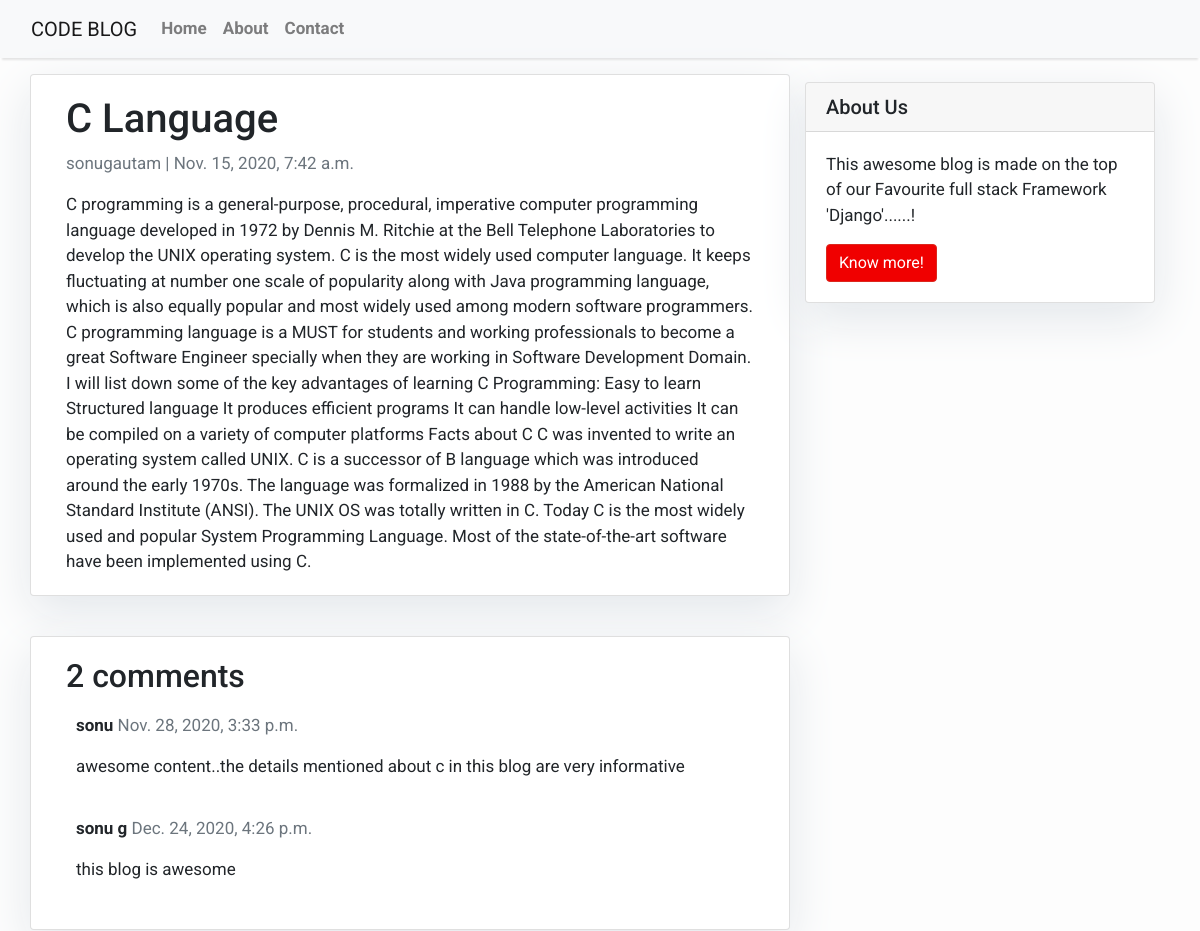
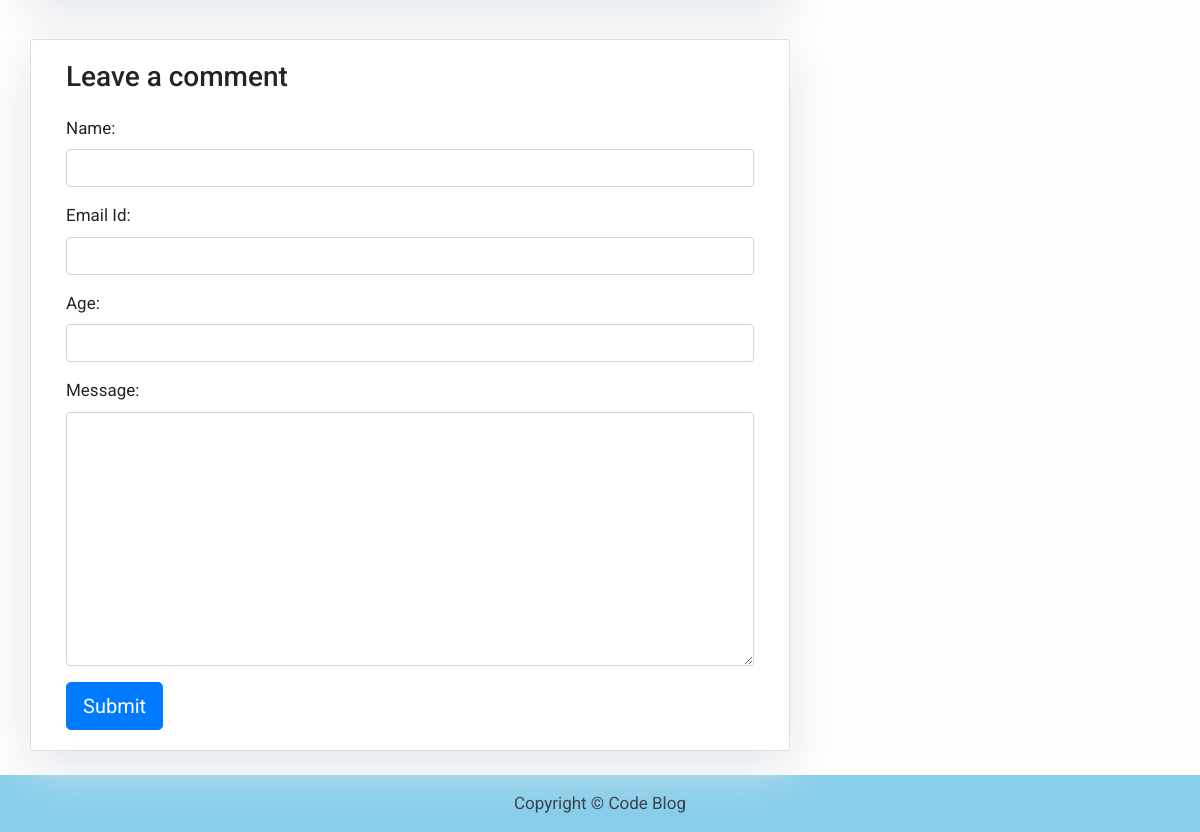
The app's page /c-language/ with its own data (2 pictures, top to bottom).
### blog/models.py (models this page shows, shortened)
class Post(models.Model):
    title=models.CharField(max_length=400,unique=True)
    slug=models.SlugField(max_length=300,unique=True)
    author = models.ForeignKey(User, on_delete= models.CASCADE,related_name='blog_posts')
    content=models.TextField()
    created_on=models.DateTimeField(auto_now_add=True)
    updated_on=models.DateTimeField(auto_now=True)
    status = models.IntegerField(choices=STATUS, default=0)
    class Meta:
        ordering=['-created_on']

class Comment(models.Model):
    post=models.ForeignKey(Post,on_delete=models.CASCADE,related_name='comments')  #many to one relationship with post model
    name = models.CharField(max_length=80)
    email = models.EmailField()
    age=models.IntegerField()
    body = models.TextField()
    created_on = models.DateTimeField(auto_now_add=True)
    active = models.BooleanField(default=False)
    class Meta:
        ordering=['created_on']

### blog/views.py (the view)
# urls.py: path('<slug:slug>/', views.post_detail, name='post_detail')
@csrf_exempt
def post_detail(request, slug):
    template_name = 'post_detail.html'
    post = get_object_or_404(Post, slug=slug)
    comments = post.comments.filter(active=True)
    new_comment = None
    if request.method == 'POST':
        comment_form = CommentForm(data=request.POST)
        if comment_form.is_valid():
            new_comment = comment_form.save(commit=False)
            new_comment.post = post
            new_comment.save()
    else:
        comment_form = CommentForm()
    return render(request, template_name, {'post': post,
                                           'comments': comments,
                                           'new_comment': new_comment,
                                           'comment_form': comment_form})

### blog/forms.py
class CommentForm(forms.ModelForm):
    class Meta:
        model=Comment
        fields=['name','email','age','body']
        labels={
            'name':'Name',
            'email':'Email Id',
            'age':'Age',
            'body':'Message'
        }
        widgets={
            'name':forms.TextInput(attrs={'class':'form-control'}),
            'email':forms.TextInput(attrs={'class':'form-control'}),
            'age':forms.TextInput(attrs={'class':'form-control'}),
            'body':forms.Textarea(attrs={'class':'form-control'})
        }

### templates/post_detail.html (shortened to what this page needs)
{% extends 'base.html' %} {% block content %}
{% load crispy_forms_tags %}
<div class="container">
  <div class="row">
    <div class="col-md-8 card mb-4  mt-3 left  top">
      <div class="card-body">
        <h1>{% block title %} {{ post.title }} {% endblock title %}</h1>
        <p class=" text-muted">{{ post.author }} | {{ post.created_on }}</p>
        <p class="card-text ">{{ post.content | safe }}</p>
      </div>
    </div>
    {% block sidebar %} {% include 'sidebar.html' %} {% endblock sidebar %}
    <div class="col-md-8 card mb-4  mt-3 ">
      <div class="card-body">
        <h2>{{ comments.count }} comments</h2>
        {% for comment in comments %}
        <div class="comments" style="padding: 10px;">
          <p class="font-weight-bold">
            {{ comment.name }}
            <span class=" text-muted font-weight-normal">
              {{ comment.created_on }}
            </span>
          </p>
          {{ comment.body | linebreaks }}
        </div>
        {% endfor %}
      </div>
    </div>
    <div class="col-md-8 card mb-4  mt-3 ">
      <div class="card-body">
        {% if new_comment %}
        <div class="alert alert-success" role="alert">
          Your comment is awaiting for activation by admin
        </div>
        {% else %}
        <h3>Leave a comment</h3>
        <form method="post" style="margin-top: 1.3em;">
          {{ comment_form.as_p }}
          <button type="submit" class="btn btn-primary  btn-lg">Submit</button>
        </form>
        {% endif %}
      </div>
    </div>
  </div>
</div>
{% endblock content %}

### templates/base.html (style rules this page uses)
body { font-family: "Roboto", sans-serif; font-size: 17px; background-color: #fdfdfd; }
.card { box-shadow: 0 16px 48px #E3E7EB; }

### templates/sidebar.html (style rules this page uses)
.card { box-shadow: 0 16px 48px #E3E7EB; }

### records on screen
Post: title "C Language", author "sonugautam", created_on "Nov. 15, 2020, 7:42 a.m.", content "C programming is a general-purpose, procedural, imperative computer programming language developed in 1972 by Dennis M. Ritchie at the Bell Telephone Laboratories to develop the UNIX operating system. C is the most widely used computer language. It keeps fluctuating at number one scale of popularity along with Java programming language, which is also equally popular and most widely used among modern software programmers. C programming language is a MUST for students and working professionals to become a great Software Engineer specially when they are working in Software Development Domain. I will list down some of the key advantages of learning C Programming: Easy to learn Structured…"
Comment: name "sonu", created_on "Nov. 28, 2020, 3:33 p.m.", body "awesome content..the details mentioned about c in this blog are very informative"
Comment: name "sonu g", created_on "Dec. 24, 2020, 4:26 p.m.", body "this blog is awesome"

### other values on screen
{{ comments.count }} "2"
